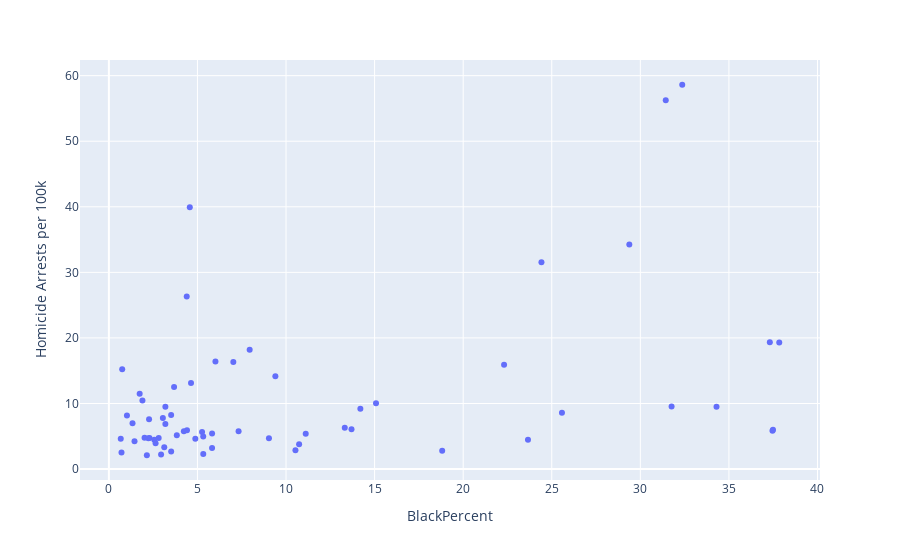

Here is the notebook cell this chart was saved with:
### Code cell
race_homicide.plot.scatter(x='BlackPercent', y='Homicide Arrests per 100k', hover_name='Zip Code')
